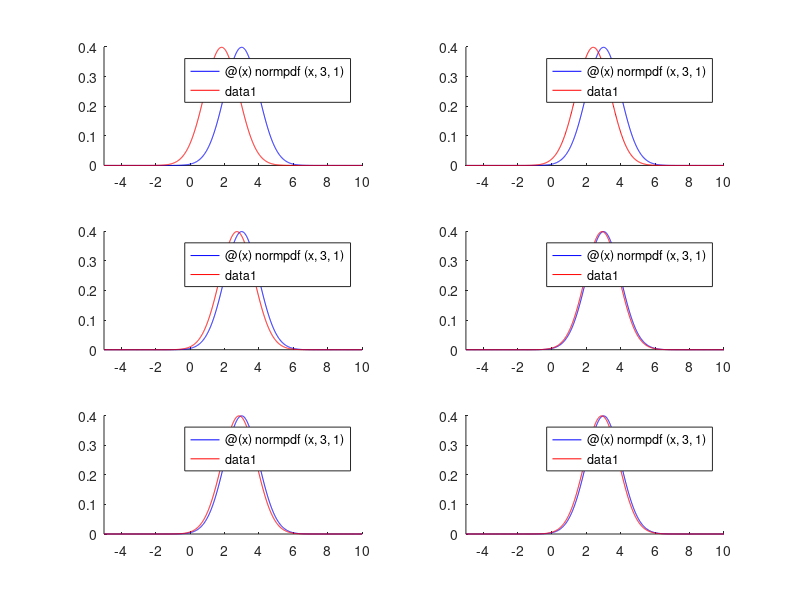

The MATLAB script that drew this image:
%% Blatt 4
% Hartmann, Zeitschler, Diegel

%%Aufgabe 3
%%
%d)
data = csvread('samples.csv');%c)
i=0:5;
mu0 = -10; %Priori Schätzer
sigma0=1; % Unsicherheit für Priori Schätzer
sigma =1; %wahres Sigma

resMu=[];% entaehlt alle bayes geschaetzten Mittelwerte
for ii=i
    numSamples = 2^ii*10;
    idata = data(1:numSamples);
    sampleMean = mean(idata);
    part1 = (numSamples*sigma0)/(numSamples*sigma0+sigma)*sampleMean;
    part2 = sigma/(numSamples*sigma0+sigma) * mu0 ;
    muN = part1+part2;
    resMu=[resMu muN];
end
%%
%e)
afunc = @(x) normpdf(x,3,1);
i0func=@(x) normpdf(x,resMu(1),1);
i1func=@(x) normpdf(x,resMu(2),1);
i2func=@(x) normpdf(x,resMu(3),1);
i3func=@(x) normpdf(x,resMu(4),1);
i4func=@(x) normpdf(x,resMu(5),1);
i5func=@(x) normpdf(x,resMu(6),1);
figure(1);
subplot(3,2,1);
hold on;
fplot(afunc,[-5 10], 'b')
fplot(i0func,[-5 10], 'r')
hold off;

subplot(3,2,2);
hold on;
fplot(afunc,[-5 10], 'b')
fplot(i1func,[-5 10], 'r')
hold off;

subplot(3,2,3);
hold on;
fplot(afunc,[-5 10], 'b')
fplot(i2func,[-5 10], 'r')
hold off;

subplot(3,2,4);
hold on;
fplot(afunc,[-5 10], 'b')
fplot(i3func,[-5 10], 'r')
hold off;

subplot(3,2,5);
hold on;
fplot(afunc,[-5 10], 'b')
fplot(i4func,[-5 10], 'r')
hold off;

subplot(3,2,6);
hold on;
fplot(afunc,[-5 10], 'b')
fplot(i5func,[-5 10], 'r')
hold off;
print(figure(1), '-djpeg', strcat('../plots/ApproxVsBayes.jpg'));
